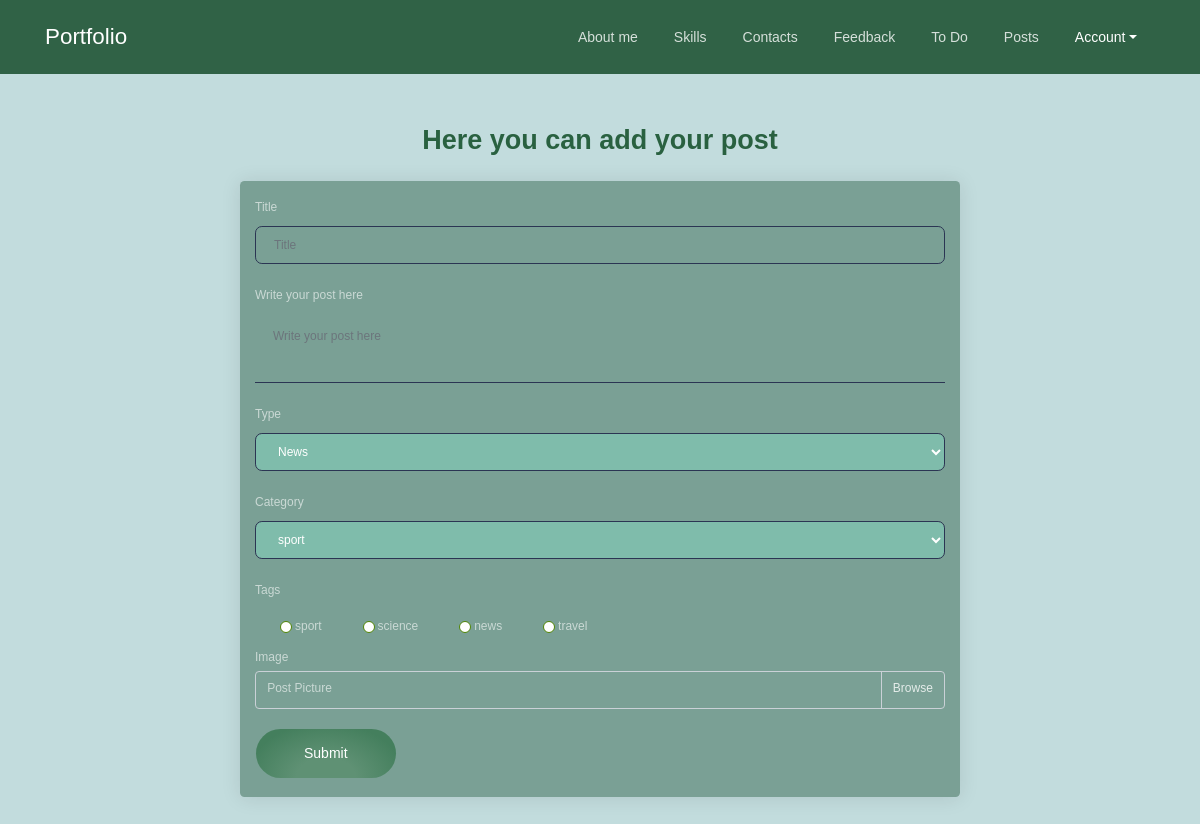
Screenshot of /post/create (signed in) with the database file from the repository.
### app/post/models.py (models this page shows, shortened)
class Tag(db.Model):
    id = db.Column(db.Integer, primary_key=True)
    name = db.Column(db.String)

### app/post/views.py (the view, shortened to what this page needs)
@post_blueprint.route('/post/create', methods=['GET', 'POST'])
@login_required
def create():
    form = PostForm()
    form.category.choices = [(category.id, category.name) for category in Category.query.all()]
    form.tags.choices = [(tag.id, tag.name) for tag in Tag.query.all()]
    return render_template("create_post.html", form=form)

### app/post/forms.py
class PostForm(FlaskForm):
    title = StringField(
        label="Title", validators=[DataRequired(message="This field is required.")]
    )
    text = TextAreaField(
        label="Write your post here",
        validators=[DataRequired(message="This field is required.")],
    )
    image = FileField(
        "Post Picture",
        validators=[FileAllowed(["jpg", "png"], message="This file is not allowed")],
    )
    type = SelectField(
        "Type",
        choices=type_choices,
        validators=[DataRequired(message="Please select a type.")],
    )
    category = SelectField('Category', validators=[DataRequired(message="This field is required.")])
    tags = SelectMultipleField('Tags', validators=[DataRequired(message="This field is required.")], coerce=int, option_widget=CheckboxInput(), widget=ListWidget(prefix_label=False))
    submit = SubmitField("Submit")

### app/auth/models.py (called while the page is built)
@login_manager.user_loader
def user_loader(user_id):
    return User.query.get(int(user_id))

### app/post/templates/post/create_post.html (shortened to what this page needs)
{% extends "base.html" %}
{% from "_formhelpers.html" import render_field %}
{% block body %}
<div style="text-align: center; padding-top: 20px;">
    <h2 class="title custom-title">
        Here you can add your post</h2>
</div>
<div class="card custom-card-color mx-auto" style="max-width: 60%;">
    <div class="card-body">
        <form class="form" method="post" action="{{ url_for('post.create') }}" novalidate enctype="multipart/form-data">
                {{ render_field(form.title)}}
                {{ render_field(form.text)}}
                {{ render_field(form.type)}}
                {{ render_field(form.category)}}
                {{ render_field(form.tags) }}
                <div class="form-group">
                    <label for="picture">Image</label>
                    <div class="custom-file">
                        <label class="custom-file-label" for="picture" id="custom-file-label">{{ form.image.label }}</label>
                    </div>
                </div>
            {{ form.submit(class="btn-round btn custom-color-btn btn-lg") }}
        </form>
    </div>
</div>
{% endblock %}

### app/templates/_formhelpers.html (shortened to what this page needs)
{% macro render_field(field, show_label=true, show_errors=true, id='') %}
  <div class="form-group">
    {% if show_label %}
      <label for="{{ field.id }}" class="control-label">{{ field.label }}</label>
    {% endif %}
    {% set error_class = ' is-invalid' if field.errors else '' %}
    {% set placeholder_value = 'Incorrect input' if field.errors else field.label.text %}
    {% if field.type == 'SelectField' %}
      {{ field(class_="form-control" ~ error_class, id=id, style="background-color: #7fbcab; color: white;")|safe }}
    {% elif field.type == 'SelectMultipleField' %}
      <div class="checkboxes">
        {% for checkbox in field %}
          <div class="form-check form-check-inline custom-checkbox">
            <label for="{{ checkbox.id }}" class="form-check-label">{{ checkbox.label.text }}</label>
          </div>
        {% endfor %}
      </div>
    {% else %}
      {{ field(class="form-control" ~ error_class, placeholder=placeholder_value, id=id)|safe }}
    {% endif %}
  </div>
{% endmacro %}

### app/static/css/style.css (style rules this page uses)
body { background-color: #c2dcdd; }
.custom-title { color: #296140; }
.custom-color-btn { background: radial-gradient(ellipse at bottom, #5f9174 30%, #447f5d 80%); }
.custom-card-color { background-color: #7AA095; }
.custom-checkbox input[type="checkbox"] + label:before { content: ''; display: inline-block; width: 12px; height: 12px; margin-right: 3px; border: 1px solid #4f8404; background-color: #fff; vertical-align: middle; border-radius: 7px; }

### rows the page displays
Tag: label.text "sport"
Tag: label.text "science"
Tag: label.text "news"
Tag: label.text "travel"

### other values shown
{{ name }} "About me" "Skills" "Contacts" "Feedback" "To Do" "Posts"
{{ field.label }} "Title Write your post here Type Category Tags"
